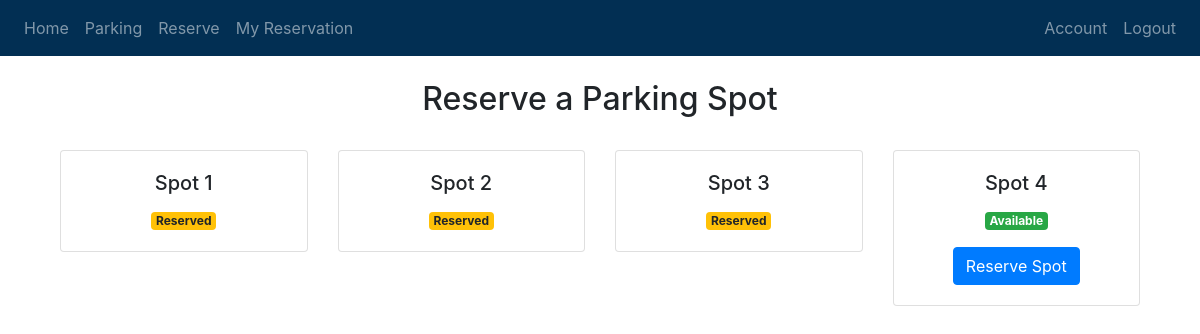
The app's page /book (signed in), older data.
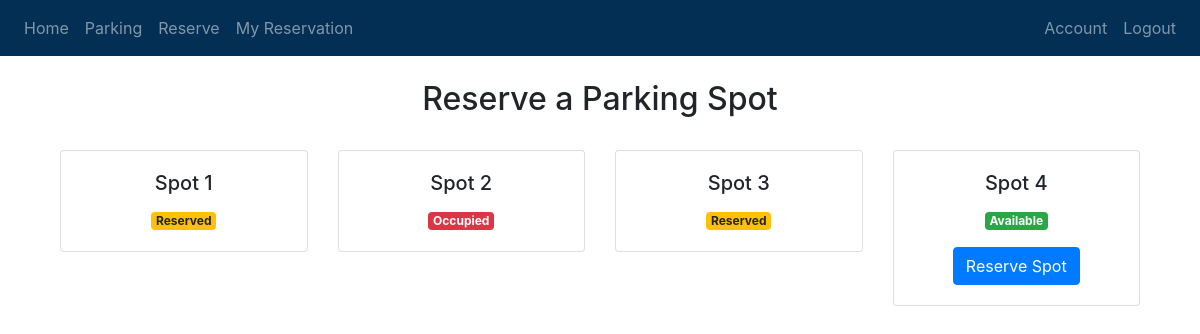
The same page, newer data.
### website/models.py (models this page shows, shortened)
class Parking(db.Model):
    __tablename__ = 'parking'
    id = db.Column(db.Integer, primary_key=True)
    state = db.Column(db.Integer, nullable=False)
    reservations = db.relationship('Reservation', back_populates='parking_spot')

### website/views.py (the view, shortened to what this page needs)
@views.route('/book', methods=['GET', 'POST'])
@login_required
def book():
    parking_spots = Parking.query.all()
    return render_template("book.html", user=current_user, parking_spots=Parking.query.all())

### website/__init__.py (called while the page is built)
def create_app():
    app = Flask(__name__)
    app.config['SECRET_KEY'] = 'Very Secret'
    app.config['SQLALCHEMY_DATABASE_URI'] = f'sqlite:///{DB_NAME}'
    db.init_app(app)
    from .views import views
    app.register_blueprint(views, url_prefix='/')
    login_manager = LoginManager()
    login_manager.login_view = 'views.login'
    login_manager.init_app(app)
    @login_manager.user_loader
    def load_user(id):
        return User.query.get(int(id))
    with app.app_context():
        create_database()
    initialize_serial()
    start_background_thread(app)
    return app

### website/templates/book.html (shortened to what this page needs)
{% extends "parking.html" %}
{% block content %}
<div class="container">
    <h2 class="text-center my-4">Reserve a Parking Spot</h2>
    <div class="row">
        {% for spot in parking_spots %}
        <div class="col-md-3">
            <div class="card my-2">
                <div class="card-body text-center">
                    <h5 class="card-title">Spot {{ spot.id }}</h5>
                    <p class="card-text">
                        {% if spot.state == 1 %}
                        <span class="badge badge-success">Available</span>
                        {% elif spot.state == 2 %}
                        <span class="badge badge-warning">Reserved</span>
                        {% elif spot.state == 3 %}
                        <span class="badge badge-danger">Occupied</span>
                        {% endif %}
                    </p>
                    {% if spot.state == 1 %}
                    <button type="button" class="btn btn-primary" data-toggle="modal" data-target="#reserveModal{{ spot.id }}">
                        Reserve Spot
                    </button>
                    {% endif %}
                </div>
            </div>
        </div>
        {% endfor %}
    </div>
</div>
{% endblock %}

### website/templates/parking.html (shortened to what this page needs)
{% extends "base.html" %}

### website/templates/base.html (shortened to what this page needs)
<!DOCTYPE html>
<html>
  <head>
    <link
      rel="stylesheet"
      href="https://stackpath.bootstrapcdn.com/bootstrap/4.4.1/css/bootstrap.min.css"
    />
    <link
      rel="stylesheet"
      href="https://stackpath.bootstrapcdn.com/font-awesome/4.7.0/css/font-awesome.min.css"
    />
  </head>
  <body>
    <nav class="navbar navbar-expand-lg navbar-dark" style="background-color: #022F53">
      <div class="collapse navbar-collapse" id="navbar">
        <div class="navbar-nav">
          <a class="nav-item nav-link" id="home" href="/">Home</a>
          <a class="nav-item nav-link" id="parking" href="/parking">Parking</a>
          {% if user.is_authenticated %}
          <a class="nav-item nav-link" id="book" href="/book">Reserve</a>
          <a class="nav-item nav-link" id="parking" href="/my_reservations">My Reservation</a>
          {% endif %}
        </div>
        <div class="navbar-nav ml-auto">
          {% if user.is_authenticated %}
          <a class="nav-item nav-link" id="account" href="/account">Account</a>
          <a class="nav-item nav-link" id="logout" href="/logout">Logout</a>
          {% else %}
          <a class="nav-item nav-link" id="login" href="/login">Login</a>
          <a class="nav-item nav-link" id="signUp" href="/sign-up">Sign Up</a>
          {% endif %}
        </div>
      </div>
    </nav>
    <div class="container">{% block content %} {% endblock %}</div>
  </body>
</html>

Row changes from the older to the newer data that the page shows:
changed Parking id 2: state "Reserved" → "Occupied"
